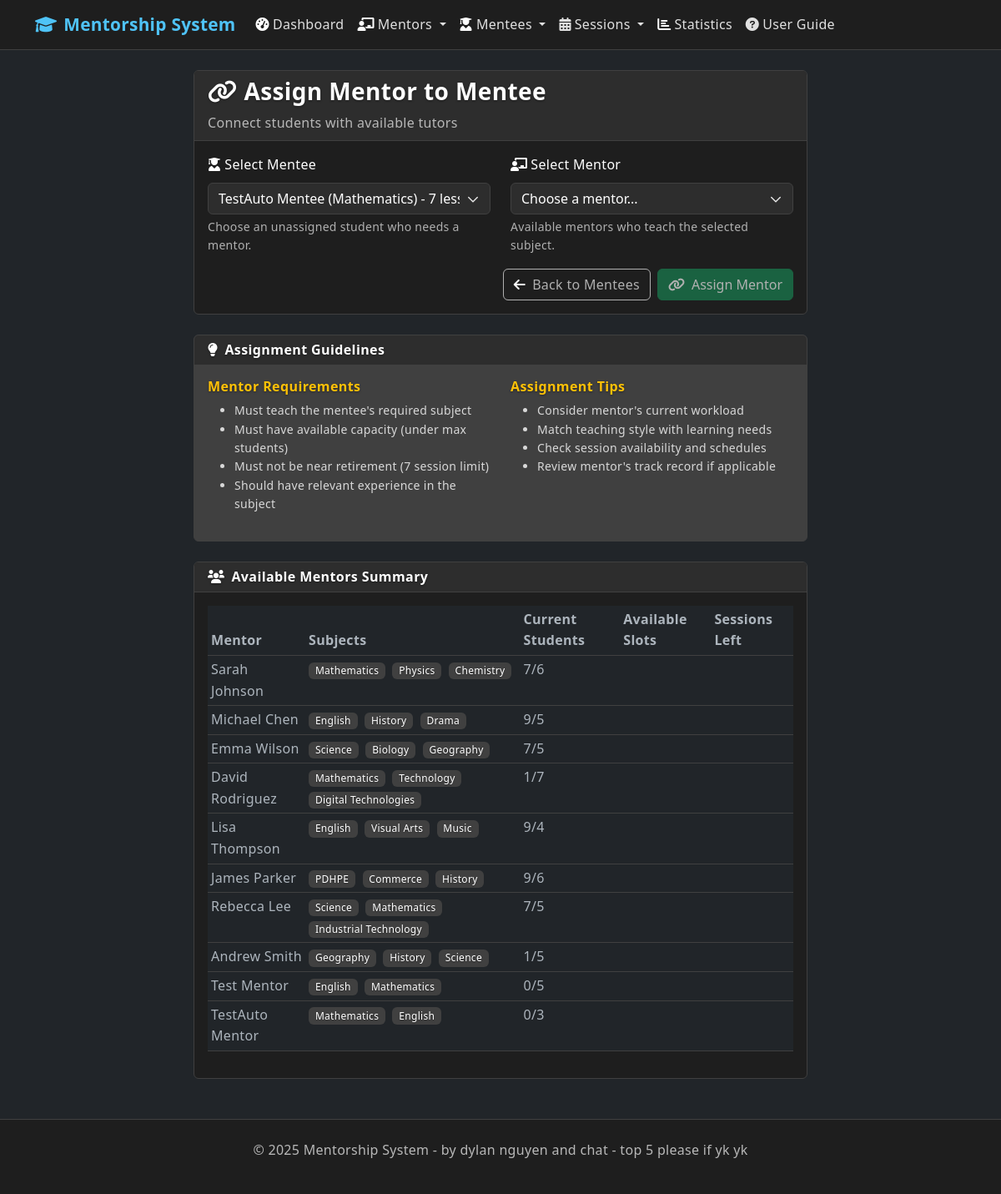
Page /assign_mentor?mentee_id=52 on the committed database.
### app.py (models this page shows, shortened)
class Mentor(db.Model):
    id = db.Column(db.Integer, primary_key=True)
    name = db.Column(db.String(100), nullable=False)
    roll_call = db.Column(db.String(20), nullable=False)  # Multiple mentors can be in same class
    subjects = db.Column(db.String(500), nullable=False)  # Increased length for more subjects
    max_mentees = db.Column(db.Integer, default=5)
    created_at = db.Column(db.DateTime, default=datetime.utcnow)
    mentees = db.relationship('Mentee', backref='assigned_mentor', lazy=True)
    sessions = db.relationship('Session', backref='mentor', lazy=True)
    def current_mentee_count(self):
        return len([m for m in self.mentees if m.mentor_id == self.id])
    def can_take_more_mentees(self):
        return self.current_mentee_count() < self.max_mentees

### app.py (the view, shortened to what this page needs)
@app.route('/assign_mentor', methods=['GET', 'POST'])
def assign_mentor():
    unassigned_mentees = Mentee.query.filter_by(mentor_id=None).all()
    mentors_list = Mentor.query.all()
    available_mentors = []
    for mentor in mentors_list:
        mentor_info = {
            'mentor': {
                'id': mentor.id,
                'name': mentor.name,
                'roll_call': mentor.roll_call,
                'subjects': mentor.subjects,
                'max_mentees': mentor.max_mentees,
                'mentees': [{'id': m.id, 'name': m.name} for m in mentor.mentees]
            },
            'can_take_more': mentor.can_take_more_mentees(),
            'current_count': mentor.current_mentee_count()
        }
        available_mentors.append(mentor_info)
    return render_template('assign_mentor.html',
                         unassigned_mentees=unassigned_mentees,
                         mentors=mentors_list,
                         available_mentors=available_mentors)

### templates/assign_mentor.html (shortened to what this page needs)
{% extends "base.html" %}
{% block content %}
<div class="row justify-content-center">
    <div class="col-md-10 col-lg-8">
        <div class="card">
            <div class="card-header">
                <h3 class="mb-0">
                    <i class="fas fa-link me-2"></i>Assign Mentor to Mentee
                </h3>
                <p class="text-muted mb-0 mt-2">Connect students with available tutors</p>
            </div>
            <div class="card-body">
                {% if unassigned_mentees %}
                    <form method="POST">
                        <div class="row">
                            <div class="col-md-6 mb-3">
                                <label for="mentee_id" class="form-label">
                                    <i class="fas fa-user-graduate me-1"></i>Select Mentee
                                </label>
                                <select class="form-select" id="mentee_id" name="mentee_id" required>
                                    {% for mentee in unassigned_mentees %}
                                        <option value="{{ mentee.id }}"
                                                data-subject="{{ mentee.subject }}"
                                                {% if request.args.get('mentee_id') == mentee.id|string %}selected{% endif %}>
                                            {{ mentee.name }} ({{ mentee.subject }}) - {{ mentee.lessons_remaining }} lessons left
                                        </option>
                                    {% endfor %}
                                </select>
                                <div class="form-text">Choose an unassigned student who needs a mentor.</div>
                            </div>
                            <div class="col-md-6 mb-3">
                                <label for="mentor_id" class="form-label">
                                    <i class="fas fa-chalkboard-teacher me-1"></i>Select Mentor
                                </label>
                                <select class="form-select" id="mentor_id" name="mentor_id" required disabled>
                                    <option value="">First select a mentee...</option>
                                </select>
                                <div class="form-text">Available mentors who teach the selected subject.</div>
                            </div>
                        </div>
                        <div class="d-grid gap-2 d-md-flex justify-content-md-end">
                            <a href="{{ url_for('mentees') }}" class="btn btn-outline-secondary">
                                <i class="fas fa-arrow-left me-2"></i>Back to Mentees
                            </a>
                            <button type="submit" class="btn btn-success" id="assign-btn" disabled>
                                <i class="fas fa-link me-2"></i>Assign Mentor
                            </button>
                        </div>
                    </form>
                {% endif %}
            </div>
        </div>
        <div class="card mt-4 bg-secondary border-0">
            <div class="card-header">
                <h6 class="mb-0">
                    <i class="fas fa-lightbulb me-2"></i>Assignment Guidelines
                </h6>
            </div>
            <div class="card-body">
                <div class="row">
                    <div class="col-md-6">
                        <h6 class="text-warning">Mentor Requirements</h6>
                        <ul class="text-light small">
                            <li>Must teach the mentee's required subject</li>
                            <li>Must have available capacity (under max students)</li>
                            <li>Must not be near retirement (7 session limit)</li>
                            <li>Should have relevant experience in the subject</li>
                        </ul>
                    </div>
                    <div class="col-md-6">
                        <h6 class="text-warning">Assignment Tips</h6>
                        <ul class="text-light small">
                            <li>Consider mentor's current workload</li>
                            <li>Match teaching style with learning needs</li>
                            <li>Check session availability and schedules</li>
                            <li>Review mentor's track record if applicable</li>
                        </ul>
                    </div>
                </div>
            </div>
        </div>
        {% if available_mentors %}
        <div class="card mt-4">
            <div class="card-header">
                <h6 class="mb-0">
                    <i class="fas fa-users me-2"></i>Available Mentors Summary
                </h6>
            </div>
            <div class="card-body">
                <div class="table-responsive">
                    <table class="table table-sm">
                        <thead>
                            <tr>
                                <th>Mentor</th>
                                <th>Subjects</th>
                                <th>Current Students</th>
                                <th>Available Slots</th>
                                <th>Sessions Left</th>
                            </tr>
                        </thead>
                        <tbody>
                            {% for mentor_info in available_mentors %}
                            <tr>
                                <td>{{ mentor_info.mentor.name }}</td>
                                <td>
                                    {% for subject in mentor_info.mentor.subjects.split(',') %}
                                        <span class="badge bg-secondary me-1">{{ subject.strip() }}</span>
                                    {% endfor %}
                                </td>
                                <td>{{ mentor_info.mentor.mentees|length }}/{{ mentor_info.mentor.max_mentees }}</td>
                                <td>
                                </td>
                                <td>
                                </td>
                            </tr>
                            {% endfor %}
                        </tbody>
                    </table>
                </div>
            </div>
        </div>
        {% endif %}
    </div>
</div>
{% endblock %}

### static/css/style.css (style rules this page uses)
:root { --primary-color: #4fc3f7; --secondary-color: #9c27b0; --success-color: #4caf50; --warning-color: #ff9800; --danger-color: #f44336; --info-color: #2196f3; --bg-primary: #121212; --bg-secondary: #1e1e1e; --bg-tertiary: #2d2d2d; --bg-quaternary: #404040; --text-primary: #ffffff; --text-secondary: #e0e0e0; --text-muted: #b0b0b0; --text-inverse: #121212; --border-color: #404040; --border-light: #2d2d2d; --card-bg: #1e1e1e; --card-header-bg: #2d2d2d; --input-bg: #2d2d2d; --input-border: #404040; }
body { background-color: var(--bg-primary) !important; color: var(--text-primary) !important; font-family: 'Segoe UI', Tahoma, Geneva, Verdana, sans-serif; }
.text-muted { color: var(--text-muted) !important; }
.card { background-color: var(--card-bg) !important; border: 1px solid var(--border-color) !important; color: var(--text-primary) !important; }
.card-header { background-color: var(--card-header-bg) !important; border-bottom: 1px solid var(--border-color) !important; color: var(--text-primary) !important; }
.btn { border-radius: 0.375rem; font-weight: 500; transition: all 0.2s ease-in-out; }
.btn-outline-secondary { border-color: var(--text-muted) !important; color: var(--text-muted) !important; }
.badge { font-weight: 500; }
.bg-secondary { background-color: var(--bg-quaternary) !important; color: var(--text-primary) !important; }
.table { color: var(--text-primary) !important; }
.table > :not(caption) > * > * { border-bottom-color: var(--border-color) !important; }
.form-control, .form-select { border-radius: 0.375rem; border: 1px solid #ced4da; transition: border-color 0.15s ease-in-out, box-shadow 0.15s ease-in-out; }
.form-select { background-color: var(--input-bg) !important; border: 1px solid var(--input-border) !important; color: var(--text-primary) !important; }
.form-label { color: var(--text-primary) !important; font-weight: 500; }
.form-text { color: var(--text-muted) !important; }
* { scrollbar-width: thin; scrollbar-color: var(--bg-quaternary) var(--bg-secondary); }
.row { color: var(--text-primary); }
h1, h2, h3, h4, h5, h6 { color: var(--text-primary) !important; }
p { color: var(--text-secondary) !important; }
span { color: inherit !important; }
a { color: var(--primary-color) !important; text-decoration: none; }
.fas, .far, .fab, .fal { color: inherit !important; }
.card i, .card .fas, .card .far, .card .fab, .alert i, .alert .fas, .dashboard i, .dashboard .fas, .card-body i, .card-header i, h1 i, h2 i, h3 i, h4 i, h5 i, h6 i { color: white !important; }
.fa-tachometer-alt, .fa-chalkboard-teacher, .fa-user-graduate, .fa-calendar-day, .fa-chart-bar, .fa-clock, .fa-check-circle, .fa-hourglass-half, .fa-info-circle, .fa-utensils, .fa-stopwatch, .fa-calendar-check { color: white !important; }
body { font-family: 'Segoe UI', Tahoma, Geneva, Verdana, sans-serif !important; font-weight: 400; line-height: 1.6; letter-spacing: 0.3px; }
h1, h2, h3, h4, h5, h6 { font-weight: 600 !important; letter-spacing: 0.4px; text-shadow: 0 1px 3px rgba(0,0,0,0.4); }
.text-muted { color: #b8b8b8 !important; }
.small, small { font-size: 0.875rem; font-weight: 400; color: #d8d8d8 !important; }
.badge { font-weight: 500 !important; letter-spacing: 0.3px; text-shadow: 0 1px 2px rgba(0,0,0,0.3); }

### rows in the picture
Mentor: mentor.name "Sarah Johnson"
Mentor: mentor.name "Michael Chen"
Mentor: mentor.name "Emma Wilson"
Mentor: mentor.name "David Rodriguez"
Mentor: mentor.name "Lisa Thompson"
Mentor: mentor.name "James Parker"
Mentor: mentor.name "Rebecca Lee"
Mentor: mentor.name "Andrew Smith"
Mentor: mentor.name "Test Mentor"
Mentor: mentor.name "TestAuto Mentor"

### other values in the picture
{{ subject.strip() }} "Mathematics" "Physics" "Chemistry" "English" "History" "Drama" "Science" "Biology" "Geography" "Mathematics" "Technology" "Digital Technologies" "English" "Visual Arts" "Music" "PDHPE" "Commerce" "History" "Science" "Mathematics" "Industrial Technology" "Geography" "History" "Science" "English" "Mathematics" "Mathematics" "English"
{{ mentor_info.mentor.mentees|length }} "7" "9" "7" "1" "9" "9" "7" "1" "0" "0"
{{ mentor_info.mentor.max_mentees }} "6" "5" "5" "7" "4" "6" "5" "5" "5" "3"
form field mentee_id "TestAuto Mentee (Mathematics) - 7 lessons left"
